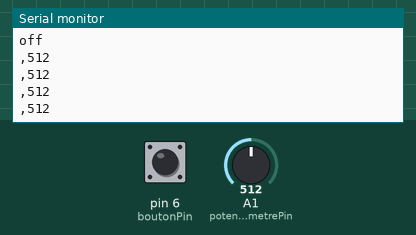
Bench run of a sketch on a simulated Arduino Uno, built with avr-gcc and run on an emulated ATmega328P. Parts: the last lines printed to the serial monitor. The inputs (shaded band) are chosen by the test bench; at power-on: pin 6 (boutonPin) HIGH, A1 (potentiometrePin) = 512.

Above: at 1.2 s.
1.3 s: pin 6 (boutonPin) pulled LOW for 1 s
3.8 s: A1 (potentiometrePin) set to 716
At 4.19 s:
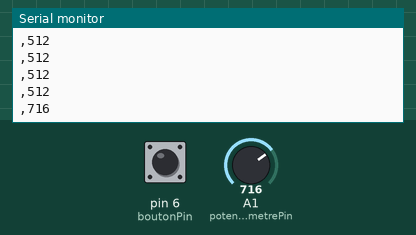
5.3 s: A1 (potentiometrePin) set to 900
At 5.44 s:
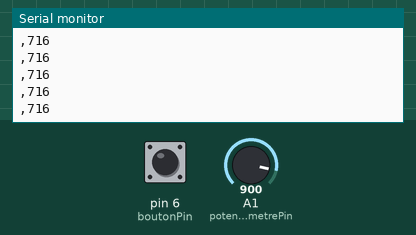
Timing chart, 0 to 8.3 s (numbered marks = the images above; inputs shaded):
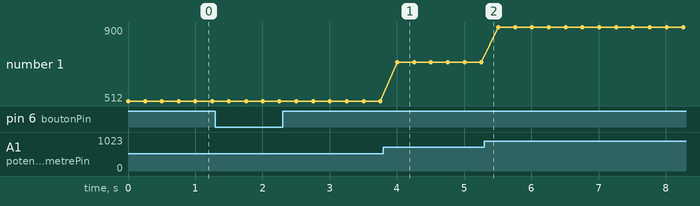

Measured:
- after the input at 3.8 s, the serial monitor: prints a new line after 0.21 s (image 1)
- plotted number 1: 512 → 716 after the input at 3.8 s, 716 → 900 after the input at 5.3 s

The sketch:

OnOffPotentiometre.ino
```cpp
// Pin du bouton ON/OFF
const int boutonPin = 6;
const int potentiometrePin = A1; // Broche analogique à laquelle le potentiomètre est connecté
// Variable pour stocker l'état du bouton
int etatBouton;
int dernierEtatBouton = HIGH;  // HIGH signifie relâché
long dernierDebounceTime = 0;
long debounceDelay = 50;

void setup() {
  // Initialisation du port série
  Serial.begin(9600);

  // Configuration du bouton en tant que broche d'entrée
  pinMode(boutonPin, INPUT_PULLUP);
}

void loop() {
  // Lecture de l'état du bouton
  int lectureBouton = digitalRead(boutonPin);

  // Lire la valeur du potentiomètre
  int valeurPotentiometre = analogRead(potentiometrePin);

  // Débouncing pour éviter les rebonds mécaniques
  if (lectureBouton != dernierEtatBouton) {
    dernierDebounceTime = millis();
  }

  if ((millis() - dernierDebounceTime) > debounceDelay) {
    // Si l'état du bouton a changé, mettre à jour l'état
    if (lectureBouton != etatBouton) {
      etatBouton = lectureBouton;

      // Si le bouton est enfoncé
      if (etatBouton == LOW) {
        Serial.println("on");
      } else {
        Serial.println("off");
      }
    }
  }
  Serial.print(",");
  Serial.println(valeurPotentiometre);

  delay(250); // Délai optionnel pour stabiliser la transmission


  // Mettre à jour le dernier état du bouton
  dernierEtatBouton = lectureBouton;
}
```
